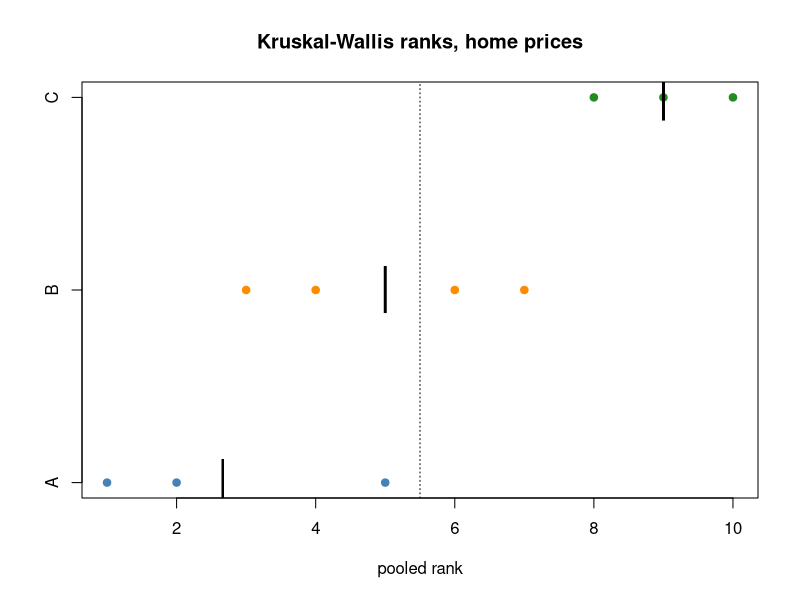

Here is the R script that generated this plot:
# Pooled ranks of home prices in three villages, with mean ranks and the Kruskal-Wallis statistic.
HP <- c(139, 145, 171, 151, 163, 188, 197, 199, 250, 360)
V <- factor(rep(c("A", "B", "C"), times = c(3, 4, 3)))
print(kruskal.test(HP ~ V))                               # chi-squared = 6.7455, p = 0.0343
print(pairwise.wilcox.test(HP, V, p.adjust.method = "BH"))
r <- rank(HP)
stripchart(r ~ V, pch = 19, col = c("steelblue", "darkorange", "forestgreen"),
           xlab = "pooled rank", main = "Kruskal-Wallis ranks, home prices")
points(tapply(r, V, mean), 1:3, pch = "|", cex = 3)
abline(v = (length(HP) + 1) / 2, lty = 3)
